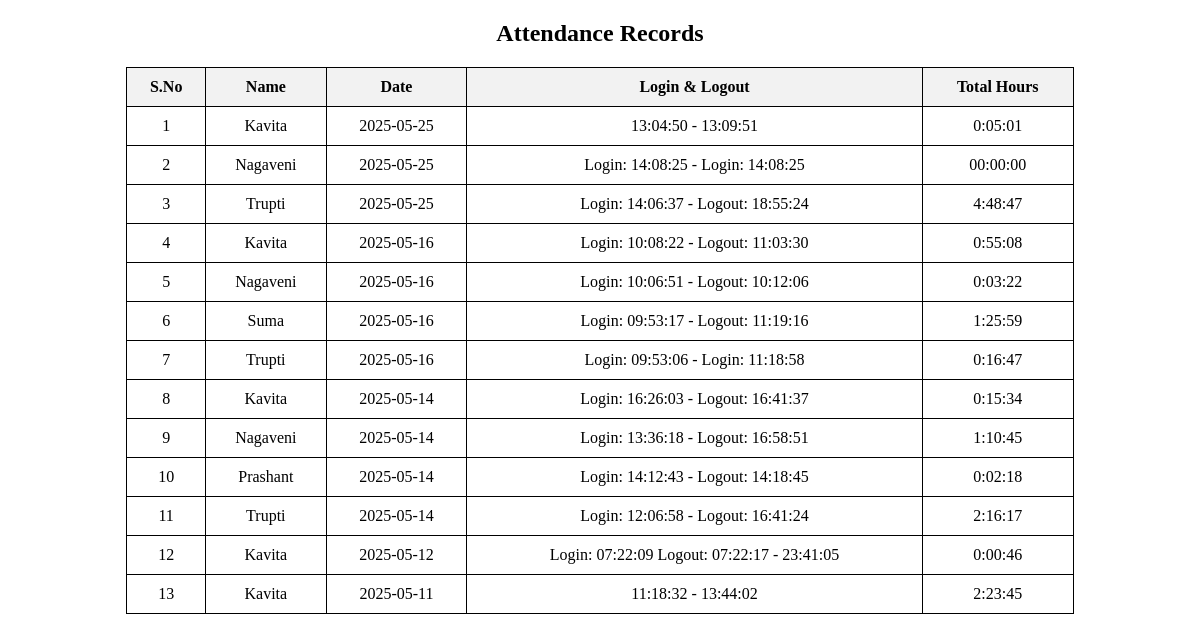
Before: / with the older database file.
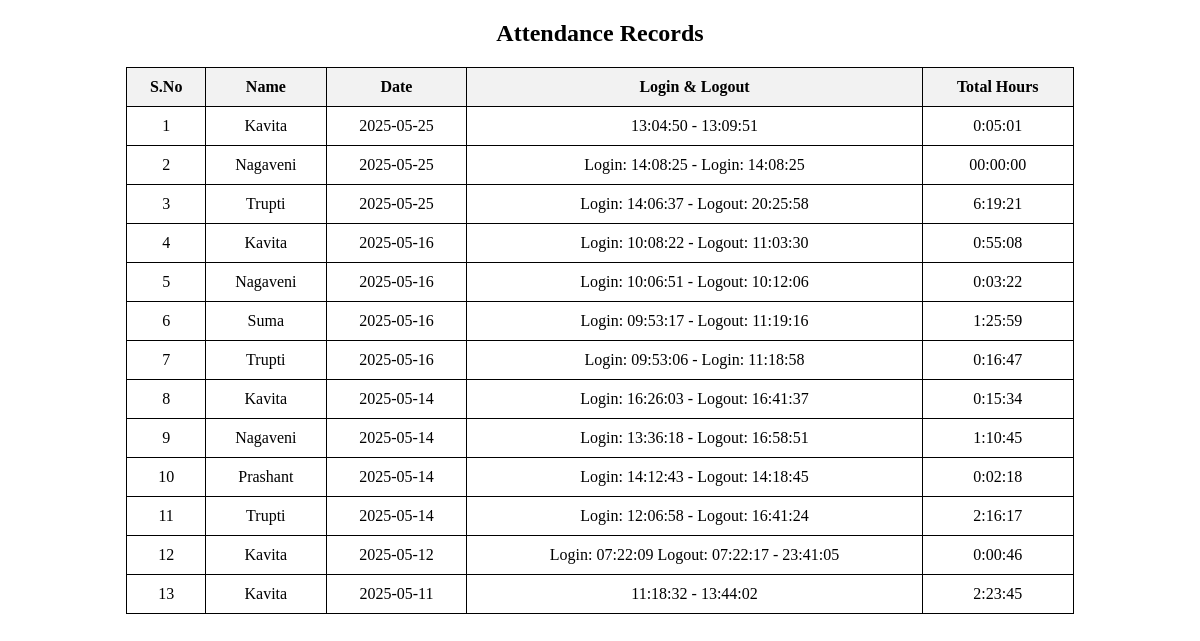
After: the same page with the newer database file.
### tables this page shows
CREATE TABLE attendance (
            id INTEGER PRIMARY KEY AUTOINCREMENT,
            name TEXT NOT NULL,
            day TEXT NOT NULL,  -- Date of attendance entry
            login_logout TEXT NOT NULL,  -- Stores all login/logout times in one row per day
            total_hours TEXT NOT NULL,    -- Stores total hours for the day
            UNIQUE(name, day)  -- Ensure each student has only one row per day
        );

### app.py (the view)
@app.route('/')
def index():
    records = fetch_attendance()
    print(f"[DEBUG] {len(records)} attendance records retrieved.")
    return render_template('attendance.html', attendance=records)

### templates/attendance.html (shortened to what this page needs)
<!DOCTYPE html>
<html lang="en">
<head>
</head>
<body>
    <h2 style="text-align:center;">Attendance Records</h2>
    <table>
        <tr>
            <th>S.No</th>
            <th>Name</th>
            <th>Date</th>
            <th>Login & Logout</th>
            <th>Total Hours</th>
        </tr>
        {% for row in attendance %}
        <tr>
            <td>{{ row[0] }}</td>
            <td>{{ row[1] }}</td>
            <td>{{ row[2] }}</td>
            <td>{{ row[3] }}</td>
            <td>{{ row[4] }}</td>
        </tr>
        {% endfor %}
    </table>
</body>
</html>

### templates/attendance.html (style rules this page uses)
table { width: 80%; margin: 20px auto; border-collapse: collapse; }
th, td { border: 1px solid black; padding: 10px; text-align: center; }
th { background-color: #f2f2f2; }

Changed rows visible on the page:
changed attendance (number 3 of 13 on the later page): row "Login: 14:06:37 - Logout: 18:55:24" → "Login: 14:06:37 - Logout: 20:25:58"; total_hours "4:48:47" → "6:19:21"
